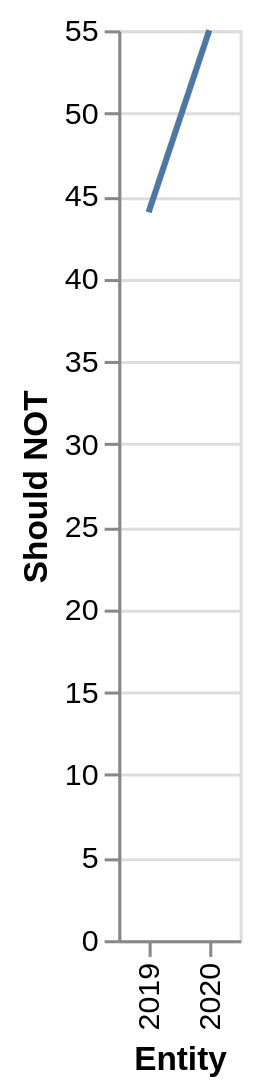

Specify this chart in Vega-Lite:
### Vega-Lite specification from a JSON file in a GitHub repository (floating-point values rounded to 4 significant figures)
{"$schema": "https://vega.github.io/schema/vega-lite/v5.json", "description": "Line chart auto-generated from CSV", "data": {"values": [{"Entity": "2019", "Should NOT": "44", "Should": "54"}, {"Entity": "2020", "Should NOT": "55", "Should": "43"}]}, "mark": "line", "encoding": {"x": {"field": "Entity", "type": "ordinal"}, "y": {"field": "Should NOT", "type": "quantitative"}}}
